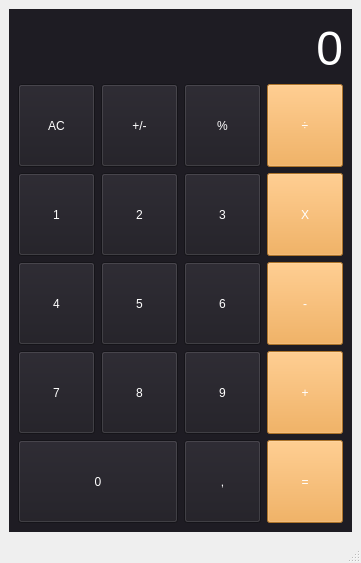
<?xml version="1.0" encoding="UTF-8"?>
<ui version="4.0">
 <class>MainWindow</class>
 <widget class="QMainWindow" name="MainWindow">
  <property name="enabled">
   <bool>true</bool>
  </property>
  <property name="geometry">
   <rect>
    <x>0</x>
    <y>0</y>
    <width>361</width>
    <height>563</height>
   </rect>
  </property>
  <property name="sizePolicy">
   <sizepolicy hsizetype="Fixed" vsizetype="Fixed">
    <horstretch>0</horstretch>
    <verstretch>0</verstretch>
   </sizepolicy>
  </property>
  <property name="minimumSize">
   <size>
    <width>361</width>
    <height>563</height>
   </size>
  </property>
  <property name="maximumSize">
   <size>
    <width>361</width>
    <height>563</height>
   </size>
  </property>
  <property name="windowTitle">
   <string>MainWindow</string>
  </property>
  <widget class="QWidget" name="centralwidget">
   <layout class="QGridLayout" name="gridLayout">
    <item row="0" column="0">
     <widget class="QWidget" name="widget" native="true">
      <property name="styleSheet">
       <string notr="true">background-color: rgb(30, 28, 35);</string>
      </property>
      <layout class="QGridLayout" name="gridLayout_2">
       <item row="0" column="0">
        <layout class="QVBoxLayout" name="verticalLayout_2">
         <item>
          <widget class="QLabel" name="label">
           <property name="sizePolicy">
            <sizepolicy hsizetype="Maximum" vsizetype="Minimum">
             <horstretch>0</horstretch>
             <verstretch>0</verstretch>
            </sizepolicy>
           </property>
           <property name="minimumSize">
            <size>
             <width>120</width>
             <height>60</height>
            </size>
           </property>
           <property name="maximumSize">
            <size>
             <width>400</width>
             <height>60</height>
            </size>
           </property>
           <property name="baseSize">
            <size>
             <width>120</width>
             <height>120</height>
            </size>
           </property>
           <property name="font">
            <font>
             <pointsize>36</pointsize>
            </font>
           </property>
           <property name="styleSheet">
            <string notr="true">color: rgb(255, 255, 255);</string>
           </property>
           <property name="text">
            <string>0</string>
           </property>
           <property name="alignment">
            <set>Qt::AlignRight|Qt::AlignTrailing|Qt::AlignVCenter</set>
           </property>
           <property name="margin">
            <number>15</number>
           </property>
          </widget>
         </item>
         <item>
          <layout class="QGridLayout" name="gridLayout_3">
           <item row="2" column="2">
            <widget class="QPushButton" name="_6">
             <property name="sizePolicy">
              <sizepolicy hsizetype="Minimum" vsizetype="Minimum">
               <horstretch>0</horstretch>
               <verstretch>0</verstretch>
              </sizepolicy>
             </property>
             <property name="styleSheet">
              <string notr="true">color: rgb(255, 255, 255);</string>
             </property>
             <property name="text">
              <string>6</string>
             </property>
            </widget>
           </item>
           <item row="2" column="3">
            <widget class="QPushButton" name="minus">
             <property name="sizePolicy">
              <sizepolicy hsizetype="Minimum" vsizetype="Minimum">
               <horstretch>0</horstretch>
               <verstretch>0</verstretch>
              </sizepolicy>
             </property>
             <property name="styleSheet">
              <string notr="true">background-color: rgb(242, 162, 60);
border-color: rgb(0, 0, 0);
font: 24pt &quot;.AppleSystemUIFont&quot;;
color: rgb(255, 255, 255);</string>
             </property>
             <property name="text">
              <string>-</string>
             </property>
            </widget>
           </item>
           <item row="3" column="1">
            <widget class="QPushButton" name="_8">
             <property name="sizePolicy">
              <sizepolicy hsizetype="Minimum" vsizetype="Minimum">
               <horstretch>0</horstretch>
               <verstretch>0</verstretch>
              </sizepolicy>
             </property>
             <property name="minimumSize">
              <size>
               <width>0</width>
               <height>80</height>
              </size>
             </property>
             <property name="styleSheet">
              <string notr="true">color: rgb(255, 255, 255);</string>
             </property>
             <property name="text">
              <string>8</string>
             </property>
            </widget>
           </item>
           <item row="0" column="2">
            <widget class="QPushButton" name="pushButton_3">
             <property name="sizePolicy">
              <sizepolicy hsizetype="Minimum" vsizetype="Minimum">
               <horstretch>0</horstretch>
               <verstretch>0</verstretch>
              </sizepolicy>
             </property>
             <property name="styleSheet">
              <string notr="true">color: rgb(255, 255, 255);</string>
             </property>
             <property name="text">
              <string>%</string>
             </property>
            </widget>
           </item>
           <item row="2" column="1">
            <widget class="QPushButton" name="_5">
             <property name="sizePolicy">
              <sizepolicy hsizetype="Minimum" vsizetype="Minimum">
               <horstretch>0</horstretch>
               <verstretch>0</verstretch>
              </sizepolicy>
             </property>
             <property name="styleSheet">
              <string notr="true">color: rgb(255, 255, 255);</string>
             </property>
             <property name="text">
              <string>5</string>
             </property>
            </widget>
           </item>
           <item row="3" column="3">
            <widget class="QPushButton" name="plus">
             <property name="sizePolicy">
              <sizepolicy hsizetype="Minimum" vsizetype="Minimum">
               <horstretch>0</horstretch>
               <verstretch>0</verstretch>
              </sizepolicy>
             </property>
             <property name="styleSheet">
              <string notr="true">background-color: rgb(242, 162, 60);
border-color: rgb(0, 0, 0);
font: 24pt &quot;.AppleSystemUIFont&quot;;
color: rgb(255, 255, 255);</string>
             </property>
             <property name="text">
              <string>+</string>
             </property>
            </widget>
           </item>
           <item row="0" column="1">
            <widget class="QPushButton" name="sign">
             <property name="sizePolicy">
              <sizepolicy hsizetype="Minimum" vsizetype="Minimum">
               <horstretch>0</horstretch>
               <verstretch>0</verstretch>
              </sizepolicy>
             </property>
             <property name="styleSheet">
              <string notr="true">color: rgb(255, 255, 255);</string>
             </property>
             <property name="text">
              <string>+/-</string>
             </property>
            </widget>
           </item>
           <item row="2" column="0">
            <widget class="QPushButton" name="_4">
             <property name="sizePolicy">
              <sizepolicy hsizetype="Minimum" vsizetype="Minimum">
               <horstretch>0</horstretch>
               <verstretch>0</verstretch>
              </sizepolicy>
             </property>
             <property name="minimumSize">
              <size>
               <width>0</width>
               <height>80</height>
              </size>
             </property>
             <property name="styleSheet">
              <string notr="true">color: rgb(255, 255, 255);</string>
             </property>
             <property name="text">
              <string>4</string>
             </property>
            </widget>
           </item>
           <item row="0" column="3">
            <widget class="QPushButton" name="divide">
             <property name="sizePolicy">
              <sizepolicy hsizetype="Minimum" vsizetype="Minimum">
               <horstretch>0</horstretch>
               <verstretch>0</verstretch>
              </sizepolicy>
             </property>
             <property name="styleSheet">
              <string notr="true">background-color: rgb(242, 162, 60);
border-color: rgb(0, 0, 0);
font: 24pt &quot;.AppleSystemUIFont&quot;;
color: rgb(255, 255, 255);</string>
             </property>
             <property name="text">
              <string>÷</string>
             </property>
            </widget>
           </item>
           <item row="3" column="0">
            <widget class="QPushButton" name="_7">
             <property name="sizePolicy">
              <sizepolicy hsizetype="Minimum" vsizetype="Minimum">
               <horstretch>0</horstretch>
               <verstretch>0</verstretch>
              </sizepolicy>
             </property>
             <property name="minimumSize">
              <size>
               <width>0</width>
               <height>80</height>
              </size>
             </property>
             <property name="styleSheet">
              <string notr="true">color: rgb(255, 255, 255);</string>
             </property>
             <property name="text">
              <string>7</string>
             </property>
            </widget>
           </item>
           <item row="1" column="0">
            <widget class="QPushButton" name="_1">
             <property name="sizePolicy">
              <sizepolicy hsizetype="Minimum" vsizetype="Minimum">
               <horstretch>0</horstretch>
               <verstretch>0</verstretch>
              </sizepolicy>
             </property>
             <property name="minimumSize">
              <size>
               <width>0</width>
               <height>80</height>
              </size>
             </property>
             <property name="styleSheet">
              <string notr="true">color: rgb(255, 255, 255);</string>
             </property>
             <property name="text">
              <string>1</string>
             </property>
            </widget>
           </item>
           <item row="0" column="0">
            <widget class="QPushButton" name="AC">
             <property name="sizePolicy">
              <sizepolicy hsizetype="Minimum" vsizetype="Minimum">
               <horstretch>0</horstretch>
               <verstretch>0</verstretch>
              </sizepolicy>
             </property>
             <property name="minimumSize">
              <size>
               <width>0</width>
               <height>80</height>
              </size>
             </property>
             <property name="styleSheet">
              <string notr="true">color: rgb(255, 255, 255);</string>
             </property>
             <property name="text">
              <string>AC</string>
             </property>
            </widget>
           </item>
           <item row="1" column="2">
            <widget class="QPushButton" name="_3">
             <property name="sizePolicy">
              <sizepolicy hsizetype="Minimum" vsizetype="Minimum">
               <horstretch>0</horstretch>
               <verstretch>0</verstretch>
              </sizepolicy>
             </property>
             <property name="styleSheet">
              <string notr="true">color: rgb(255, 255, 255);</string>
             </property>
             <property name="text">
              <string>3</string>
             </property>
            </widget>
           </item>
           <item row="3" column="2">
            <widget class="QPushButton" name="_9">
             <property name="sizePolicy">
              <sizepolicy hsizetype="Minimum" vsizetype="Minimum">
               <horstretch>0</horstretch>
               <verstretch>0</verstretch>
              </sizepolicy>
             </property>
             <property name="styleSheet">
              <string notr="true">color: rgb(255, 255, 255);</string>
             </property>
             <property name="text">
              <string>9</string>
             </property>
            </widget>
           </item>
           <item row="1" column="3">
            <widget class="QPushButton" name="multiplication">
             <property name="sizePolicy">
              <sizepolicy hsizetype="Minimum" vsizetype="Minimum">
               <horstretch>0</horstretch>
               <verstretch>0</verstretch>
              </sizepolicy>
             </property>
             <property name="styleSheet">
              <string notr="true">background-color: rgb(242, 162, 60);
border-color: rgb(0, 0, 0);
font: 24pt &quot;.AppleSystemUIFont&quot;;
color: rgb(255, 255, 255);</string>
             </property>
             <property name="text">
              <string>X</string>
             </property>
            </widget>
           </item>
           <item row="4" column="0" colspan="2">
            <widget class="QPushButton" name="_0">
             <property name="sizePolicy">
              <sizepolicy hsizetype="Minimum" vsizetype="Minimum">
               <horstretch>0</horstretch>
               <verstretch>0</verstretch>
              </sizepolicy>
             </property>
             <property name="minimumSize">
              <size>
               <width>0</width>
               <height>80</height>
              </size>
             </property>
             <property name="styleSheet">
              <string notr="true">color: rgb(255, 255, 255);</string>
             </property>
             <property name="text">
              <string>0</string>
             </property>
            </widget>
           </item>
           <item row="4" column="2">
            <widget class="QPushButton" name="comma">
             <property name="sizePolicy">
              <sizepolicy hsizetype="Minimum" vsizetype="Minimum">
               <horstretch>0</horstretch>
               <verstretch>0</verstretch>
              </sizepolicy>
             </property>
             <property name="styleSheet">
              <string notr="true">color: rgb(255, 255, 255);</string>
             </property>
             <property name="text">
              <string>,</string>
             </property>
            </widget>
           </item>
           <item row="4" column="3">
            <widget class="QPushButton" name="equal">
             <property name="sizePolicy">
              <sizepolicy hsizetype="Minimum" vsizetype="Minimum">
               <horstretch>0</horstretch>
               <verstretch>0</verstretch>
              </sizepolicy>
             </property>
             <property name="styleSheet">
              <string notr="true">background-color: rgb(242, 162, 60);
font: 24pt &quot;.AppleSystemUIFont&quot;;
color: rgb(255, 255, 255);</string>
             </property>
             <property name="text">
              <string>=</string>
             </property>
            </widget>
           </item>
           <item row="1" column="1">
            <widget class="QPushButton" name="pushButton_8">
             <property name="sizePolicy">
              <sizepolicy hsizetype="Minimum" vsizetype="Minimum">
               <horstretch>0</horstretch>
               <verstretch>0</verstretch>
              </sizepolicy>
             </property>
             <property name="styleSheet">
              <string notr="true">color: rgb(255, 255, 255);</string>
             </property>
             <property name="text">
              <string>2</string>
             </property>
            </widget>
           </item>
          </layout>
         </item>
        </layout>
       </item>
      </layout>
     </widget>
    </item>
   </layout>
  </widget>
  <widget class="QMenuBar" name="menubar">
   <property name="geometry">
    <rect>
     <x>0</x>
     <y>0</y>
     <width>361</width>
     <height>22</height>
    </rect>
   </property>
  </widget>
  <widget class="QStatusBar" name="statusbar"/>
 </widget>
 <resources/>
 <connections/>
</ui>
